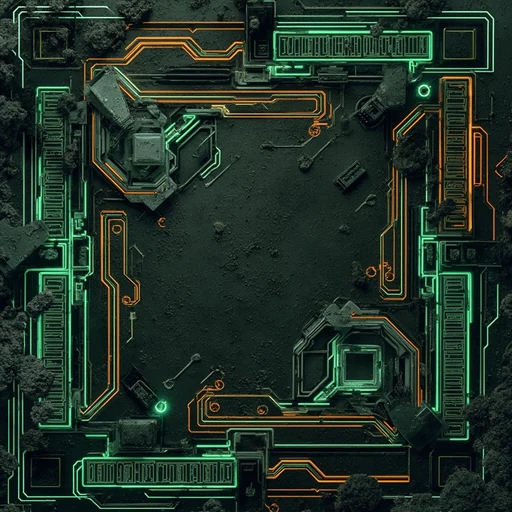
#> input picture assets/ui/zone-tech.webp, 512 x 512 px
$ python -i strip-watermark.py   (imports and definitions only)
#> lines starting #> are read from the running program, lines starting #| are printed output that depends on the picture; after the words box and inside, x2 and y2 are one past the last pixel; in counts of white or black regions, pixels touching at a corner belong together
#!/usr/bin/env python3
# -*- coding: utf-8 -*-
"""
WorkBuddy / 混元 右下角水印批量去除。

原理：OpenCV inpaint (TELEA) — 在右下角固定区域 + 自动检测白色低饱和文字，合并 mask 后填充。

用法（项目根目录）:
  python scripts/strip-watermark.py generated-images/*.png
  python scripts/strip-watermark.py generated-images --out generated-images/clean
  python scripts/strip-watermark.py assets --inplace
  python scripts/strip-watermark.py generated-images --deploy-wb

依赖: pip install opencv-python-headless numpy pillow
"""
from __future__ import annotations

import argparse
import glob
import json
import os
import shutil
import sys
from pathlib import Path

import cv2
import numpy as np
from PIL import Image

ROOT = Path(__file__).resolve().parent.parent

# WorkBuddy 水印区域（右下 ~22% 宽 × ~12% 高，略外扩）
CORNER_X0 = 0.68
CORNER_Y0 = 0.86
INPAINT_RADIUS = 6

# WB 原图 → assets（按文件名时间戳后缀匹配，避免 preview 干扰）
WB_DEPLOY_SUFFIX = [
    ("08-13-24", "assets/ui/zone-tech.webp", 512, 512),
    ("08-18-03", "assets/ui/zone-bio.webp", 512, 512),
    ("08-21-40", "assets/tiles/tile-43-event.webp", 512, 256),
]


def cv_imread(path: str | Path) -> np.ndarray | None:
#> called with path = '../assets/ui/zone-tech.webp'
    data = np.fromfile(str(path), dtype=np.uint8)
    return cv2.imdecode(data, cv2.IMREAD_COLOR)
#> returned value is the input picture: shape (512, 512, 3); mean B, G, R 38.8, 49.9, 32.8


def cv_imwrite(path: str | Path, img: np.ndarray, ext: str | None = None) -> None:
    path = Path(path)
    ext = ext or path.suffix.lower()
    if ext == ".webp":
        rgb = cv2.cvtColor(img, cv2.COLOR_BGR2RGB)
        ok, buf = cv2.imencode(".webp", cv2.cvtColor(rgb, cv2.COLOR_RGB2BGR), [cv2.IMWRITE_WEBP_QUALITY, 90])
    else:
        ok, buf = cv2.imencode(ext if ext.startswith(".") else f".{ext}", img)
    if not ok:
        raise RuntimeError(f"encode failed: {path}")
    path.parent.mkdir(parents=True, exist_ok=True)
    buf.tofile(str(path))


def workbuddy_mask(img: np.ndarray) -> np.ndarray:
    """右下角 WorkBuddy「AI生成 WORKBUDDY」水印 mask。"""
    h, w = img.shape[:2]
#> h = 512; w = 512
    y0, x0 = int(h * CORNER_Y0), int(w * CORNER_X0)
#> y0 = 440; x0 = 348
    mask = np.zeros((h, w), dtype=np.uint8)
    mask[y0:h, x0:w] = 255

    roi = img[y0:h, x0:w]
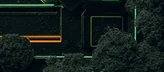
#> roi: shape (72, 164, 3); mean B, G, R 26.9, 29.7, 18.9
    hsv = cv2.cvtColor(roi, cv2.COLOR_BGR2HSV)
#> hsv: shape (72, 164, 3); mean H, S, V 84.2, 142.7, 31.7
    # 白色文字：高亮度 + 低饱和度（避开青色电路/紫色气泡）
    auto = cv2.inRange(hsv, (0, 0, 155), (180, 75, 255))
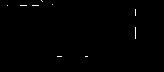
#> auto: shape (72, 164); 0.38% white in thin lines or dots, all inside (x1, y1, x2, y2) = (7, 0, 136, 57)
    auto = cv2.morphologyEx(auto, cv2.MORPH_CLOSE, np.ones((3, 3), np.uint8))
    auto = cv2.dilate(auto, np.ones((5, 5), np.uint8), iterations=2)
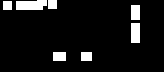
#> auto: shape (72, 164); 8.2% white; 7 white regions, largest, box (x1, y1, x2, y2) and area: (16, 0, 47, 10) 273, (131, 23, 140, 43) 180, (131, 5, 140, 20) 135
    mask[y0:h, x0:w] = np.maximum(mask[y0:h, x0:w], auto)
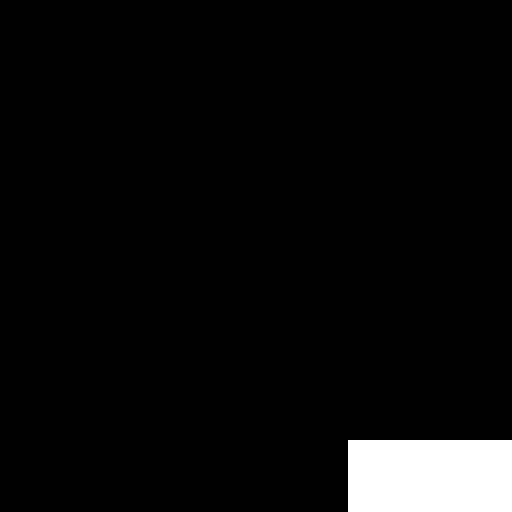
#> mask: shape (512, 512); 4.5% white; 1 white region, box (x1, y1, x2, y2) and area: (348, 440, 512, 512) 11808
    return mask


def strip_one(path: Path, dry_run: bool = False) -> tuple[bool, str]:
    img = cv_imread(path)
    if img is None:
        return False, "read_failed"
    mask = workbuddy_mask(img)
    out = cv2.inpaint(img, mask, INPAINT_RADIUS, cv2.INPAINT_TELEA)
    if dry_run:
        px = int(mask.sum() // 255)
        return True, f"mask_pixels={px}"
    cv_imwrite(path, out)
    return True, f"inpaint ok, mask_pixels={int(mask.sum() // 255)}"


# [153 lines left out: functions strip_to_file, save_webp_resized, match_deploy, is_wb_source, deploy_wb, collect_inputs and 1 more, not called in this run]


# [2 lines not run here, left out]

>>> result = strip_one('../assets/ui/zone-tech.webp')
#> result = (True, 'inpaint ok, mask_pixels=11808')

$ run again, on assets/ui/bg-dust-layer.webp
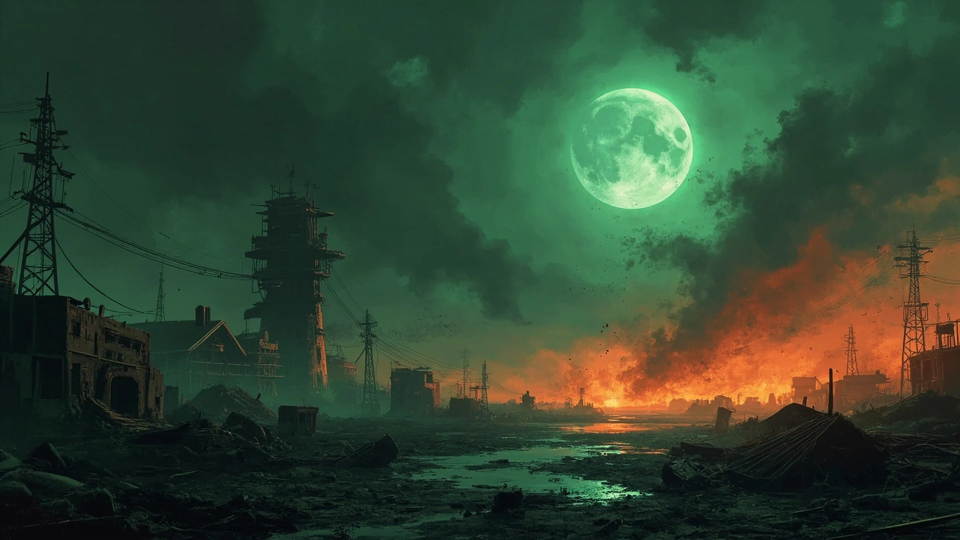
#> input picture assets/ui/bg-dust-layer.webp, 1920 x 1080 px (shown at 1/2 size)
#> in cv_imread, returned value is the input picture: shape (1080, 1920, 3); mean B, G, R 49.9, 70.2, 50.5
#> in workbuddy_mask, `roi = img[y0:h, x0:w]`:
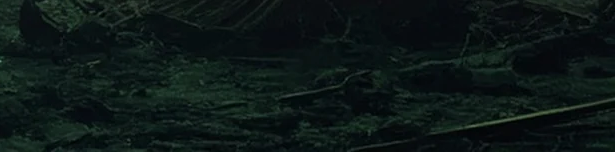
#> roi: shape (152, 615, 3); mean B, G, R 22, 23.5, 12.9
#> hsv: shape (152, 615, 3); mean H, S, V 88.3, 130.3, 24.4
#> auto: shape (152, 615); every value is 0
#> mask: shape (1080, 1920); 4.5% white; 1 white region, box (x1, y1, x2, y2) and area: (1305, 928, 1920, 1080) 93480
#> result = (True, 'inpaint ok, mask_pixels=93480')
